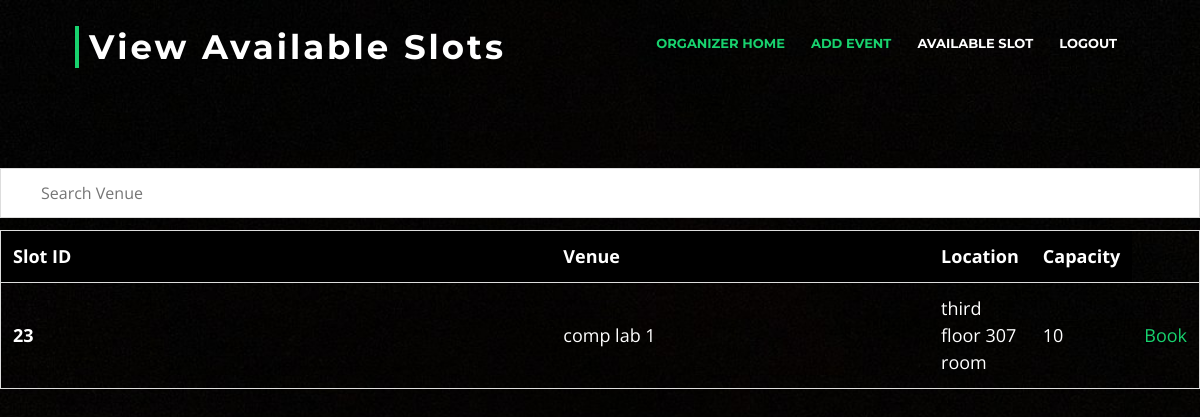
Before: /viewslot.php with the older database file.
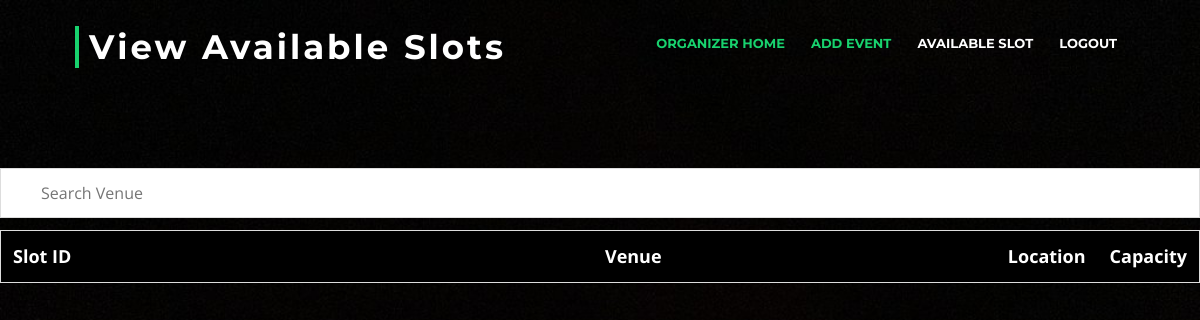
After: the same page with the newer database file.
### tables this page shows
CREATE TABLE `slot` (
  `StartTime` time NOT NULL,
  `EndTime` time NOT NULL,
  `SlotID` int(11) NOT NULL,
  `EventDate` date NOT NULL,
  `VenueID` int(11) NOT NULL,
  `available` int(11) DEFAULT NULL
);

CREATE TABLE `venue_` (
  `VenueID` int(11) NOT NULL,
  `VenueName` varchar(100) NOT NULL,
  `VenueCapacity` int(11) NOT NULL,
  `VenueFileimg` varchar(100) DEFAULT NULL,
  `VenueLocation` varchar(100) NOT NULL
);

### viewslot.php (the view, shortened to what this page needs)
<?php
  $conn = mysqli_connect("localhost","root","","eventadministration") or die($conn);
?>
<!DOCTYPE html>
<html lang="en">
<head>
  <link href="lib/bootstrap/css/bootstrap.min.css" rel="stylesheet">
  <link href="lib/font-awesome/css/font-awesome.min.css" rel="stylesheet">
  <link href="lib/animate/animate.min.css" rel="stylesheet">
  <link href="lib/ionicons/css/ionicons.min.css" rel="stylesheet">
  <link href="lib/owlcarousel/assets/owl.carousel.min.css" rel="stylesheet">
  <link href="lib/lightbox/css/lightbox.min.css" rel="stylesheet">
  <link href="css/style.css" rel="stylesheet">
</head>
<body>
<br><br><br><br><br>
	<header id="header">
    <div class="container-fluid">
      <div id="logo" class="pull-left">
        <h1><a href="#intro" class="scrollto">View Available Slots</a></h1>
      </div>
      <?php
  $oid = $_GET["oid"];
    echo" <nav id='nav-menu-container'>
        <ul class='nav-menu'>
          <li class='menu-active'><a href='welcomeorganizer.php?oid=". $oid . "'>Organizer Home</a></li>
          <li class='menu-active'><a href='addevent.php?oid=". $oid . "'>Add Event</a></li>
          <li><a href='viewslot.php?oid=". $oid . "'>Available slot</a></li>
		  <li><a href='logout2.php'>Logout</a></li>
        </ul>
      </nav>";
      ?>
    </div>
	</header>
	<br><br>
  <input type="text" id="myInput" onkeyup="myFunction()" placeholder="Search Venue">
<table id="myTable">
  <tr class="header">
  <th style="width:60%;">Slot ID</th>
    <th style="width:60%;">Venue</th>
    <th style="width:60%;">Location</th>
    <th style="width:60%;">Capacity</th>
  </tr>
  <?php
  $que = "SELECT SlotID,VenueName,VenueLocation,VenueCapacity
  FROM slot join venue_ on slot.VenueID=venue_.VenueID
  WHERE available = 1";
  $res = mysqli_query($conn,$que);
  while($row = mysqli_fetch_assoc($res))
  {
    echo "<tr>
    <th scope='row'>". $row['SlotID'] . "</th>
    <td>". $row['VenueName'] . "</td>
    <td>". $row['VenueLocation'] . "</td>
    <td>". $row['VenueCapacity'] . "</td>
    <td>  <a href='bookevent.php?id=". $row['SlotID'] . "&oid=".$oid."'>Book</a> </td>
  </tr>";
  }
      ?>
</table>
</body>
</html>

### css/style.css (style rules this page uses)
body { color: #666666; font-family: "Open Sans", sans-serif; }
a { color: #18d26e; transition: 0.5s; }
h1, h2, h3, h4, h5, h6 { font-family: "Montserrat", sans-serif; font-weight: 400; margin: 0 0 20px 0; padding: 0; }
#header { padding: 30px 0; height: 92px; position: fixed; left: 0; top: 0; right: 0; transition: all 0.5s; z-index: 997; }
#header #logo { float: left; }
@media (min-width: 1024px) { #header #logo { padding-left: 60px; } }
#header #logo h1 { font-size: 34px; margin: 0; padding: 0; line-height: 1; font-family: "Montserrat", sans-serif; font-weight: 700; letter-spacing: 3px; }
#header #logo h1 a, #header #logo h1 a:hover { color: #fff; padding-left: 10px; border-left: 4px solid #18d26e; }
.nav-menu, .nav-menu * { margin: 0; padding: 0; list-style: none; }
.nav-menu li { position: relative; white-space: nowrap; }
.nav-menu > li { float: left; }
#nav-menu-container { float: right; margin: 0; }
@media (min-width: 1024px) { #nav-menu-container { padding-right: 60px; } }
.nav-menu a { padding: 0 8px 10px 8px; text-decoration: none; display: inline-block; color: #fff; font-family: "Montserrat", sans-serif; font-weight: 700; font-size: 13px; text-transform: uppercase; outline: none; }
.nav-menu li:hover > a, .nav-menu > .menu-active > a { color: #18d26e; }
.nav-menu > li { margin-left: 10px; }

### viewslot.php (style rules this page uses)
body { background: url("img/black.jpg"); background-size:cover; background-repeat:repeat-y; color:white; }
#myInput { background-image: url('/css/searchicon.png'); background-position: 10px 12px; background-repeat: no-repeat; width: 100%; font-size: 16px; padding: 12px 20px 12px 40px; border: 1px solid #ddd; margin-bottom: 12px; }
#myTable { border-collapse: collapse; width: 100%; border: 1px solid #ddd; font-size: 18px; }
#myTable th, #myTable td { text-align: left; padding: 12px; }
#myTable tr { border-bottom: 1px solid #ddd; }
#myTable tr.header, #myTable tr:hover { background-color: black; }

Changed rows visible on the page:
no longer on this page (row edited): slot: SlotID "23", VenueID.VenueName "comp lab 1", VenueID.VenueLocation "third floor 307 room", VenueID.VenueCapacity "10"
